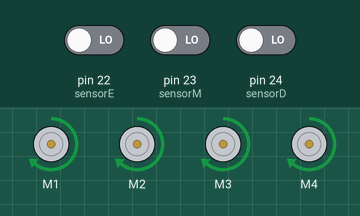
A sketch run on a simulated Arduino Mega 2560, built with avr-gcc and run on an emulated ATmega2560. Shown: 4 × DC motor (green arrow = forward, orange = backward, longer = faster). Inputs (shaded band) come from the test bench; at power-on: pin 22 (sensorE) LOW, pin 23 (sensorM) LOW, pin 24 (sensorD) LOW.

Above: at 0.1 s.
Timing chart, 0 to 1.6 s (numbered marks = the images above):
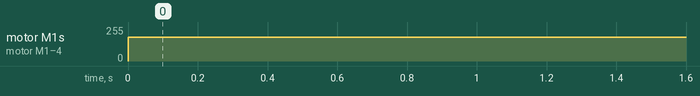

The sketch:

seguidor_de_linha.ino
```cpp
#include <AFMotor.h>

int sensorE = 22;
int sensorM = 23;
int sensorD = 24;

AF_DCMotor motorDT(1);
AF_DCMotor motorDF(2);
AF_DCMotor motorEF(3);
AF_DCMotor motorET(4);

int speed = 180;
int turnSpeed = 180;


void setup() {
  Serial.begin(9600);

  pinMode(sensorE, INPUT);
  pinMode(sensorD, INPUT);
  pinMode(sensorM, INPUT);
}

void loop() {
  // /1 == preto || 0 == branco/
  int valSensorE = digitalRead(sensorE);
  int valSensorD = digitalRead(sensorD);
  int valSensorM = digitalRead(sensorM);

  // if (valSensorE == 0 && valSensorM == 1 && valSensorD == 0) {
  //   forward();
  // }
  // if (valSensorE == 1 && valSensorD == 0) {
  //   while (valSensorM == 0) {
  //     valSensorM = digitalRead(sensorM);
  //     left();
  //   }
  // }
  // if (valSensorE == 0 && valSensorD == 1) {
  //   while (valSensorM == 0) {
  //     valSensorM = digitalRead(sensorM);
  //     right();
  //   }
  // }
  forward();
}


void forward() {
  motorDT.setSpeed(speed);
  motorDF.setSpeed(speed);
  motorEF.setSpeed(speed);
  motorET.setSpeed(speed);

  motorDT.run(FORWARD);
  motorDF.run(FORWARD);
  motorEF.run(FORWARD);
  motorET.run(FORWARD);
}
void backward() {
  motorDT.setSpeed(speed);
  motorDF.setSpeed(speed);
  motorEF.setSpeed(speed);
  motorET.setSpeed(speed);

  motorDT.run(BACKWARD);
  motorDF.run(BACKWARD);
  motorEF.run(BACKWARD);
  motorET.run(BACKWARD);
}
void left() {
  motorDT.setSpeed(turnSpeed);
  motorDF.setSpeed(turnSpeed);
  motorEF.setSpeed(turnSpeed);
  motorET.setSpeed(turnSpeed);

  motorEF.run(FORWARD);
  motorDF.run(BACKWARD);
  motorDT.run(BACKWARD);
  motorET.run(FORWARD);
}
void right() {
  motorDT.setSpeed(turnSpeed);
  motorDF.setSpeed(turnSpeed);
  motorEF.setSpeed(turnSpeed);
  motorET.setSpeed(turnSpeed);

  motorEF.run(BACKWARD);
  motorDF.run(FORWARD);
  motorDT.run(FORWARD);
  motorET.run(BACKWARD);
}
void stop() {
  motorDT.run(RELEASE);
  motorDF.run(RELEASE);
  motorEF.run(RELEASE);
  motorET.run(RELEASE);
}
```

Measured:
- by itself, motor M1–4: stopped → forward 180/255 at 0.00 s
